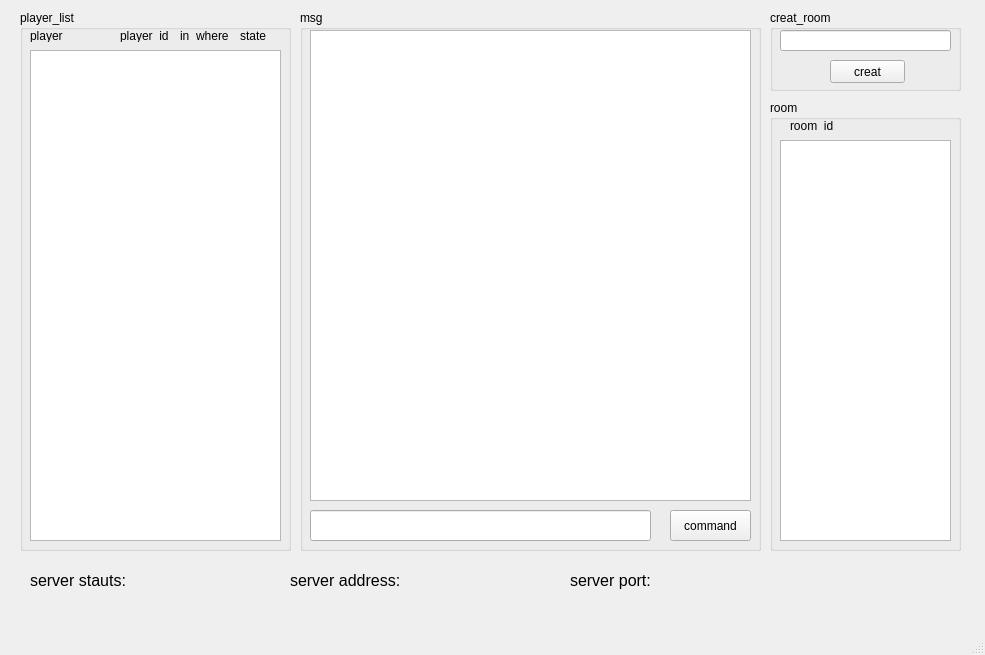
<?xml version="1.0" encoding="UTF-8"?>
<ui version="4.0">
 <class>MainWindow</class>
 <widget class="QMainWindow" name="MainWindow">
  <property name="geometry">
   <rect>
    <x>0</x>
    <y>0</y>
    <width>985</width>
    <height>655</height>
   </rect>
  </property>
  <property name="windowTitle">
   <string>Servers</string>
  </property>
  <widget class="QWidget" name="centralwidget">
   <widget class="QGroupBox" name="groupBox">
    <property name="geometry">
     <rect>
      <x>20</x>
      <y>10</y>
      <width>271</width>
      <height>541</height>
     </rect>
    </property>
    <property name="title">
     <string>player_list</string>
    </property>
    <widget class="QLabel" name="label">
     <property name="geometry">
      <rect>
       <x>10</x>
       <y>20</y>
       <width>54</width>
       <height>12</height>
      </rect>
     </property>
     <property name="text">
      <string>player</string>
     </property>
    </widget>
    <widget class="QLabel" name="label_2">
     <property name="geometry">
      <rect>
       <x>100</x>
       <y>20</y>
       <width>54</width>
       <height>12</height>
      </rect>
     </property>
     <property name="text">
      <string>player_id</string>
     </property>
    </widget>
    <widget class="QLabel" name="label_3">
     <property name="geometry">
      <rect>
       <x>160</x>
       <y>20</y>
       <width>54</width>
       <height>12</height>
      </rect>
     </property>
     <property name="text">
      <string>in_where</string>
     </property>
    </widget>
    <widget class="QLabel" name="label_4">
     <property name="geometry">
      <rect>
       <x>220</x>
       <y>20</y>
       <width>54</width>
       <height>12</height>
      </rect>
     </property>
     <property name="text">
      <string>state</string>
     </property>
    </widget>
    <widget class="QListWidget" name="listWidget">
     <property name="geometry">
      <rect>
       <x>10</x>
       <y>40</y>
       <width>251</width>
       <height>491</height>
      </rect>
     </property>
    </widget>
   </widget>
   <widget class="QGroupBox" name="groupBox_2">
    <property name="geometry">
     <rect>
      <x>300</x>
      <y>10</y>
      <width>461</width>
      <height>541</height>
     </rect>
    </property>
    <property name="title">
     <string>msg</string>
    </property>
    <widget class="QLineEdit" name="lineEdit">
     <property name="geometry">
      <rect>
       <x>10</x>
       <y>500</y>
       <width>341</width>
       <height>31</height>
      </rect>
     </property>
    </widget>
    <widget class="QPushButton" name="pushButton">
     <property name="geometry">
      <rect>
       <x>370</x>
       <y>500</y>
       <width>81</width>
       <height>31</height>
      </rect>
     </property>
     <property name="text">
      <string>command</string>
     </property>
    </widget>
    <widget class="QListWidget" name="msg_list">
     <property name="geometry">
      <rect>
       <x>10</x>
       <y>20</y>
       <width>441</width>
       <height>471</height>
      </rect>
     </property>
    </widget>
   </widget>
   <widget class="QGroupBox" name="groupBox_3">
    <property name="geometry">
     <rect>
      <x>770</x>
      <y>100</y>
      <width>191</width>
      <height>451</height>
     </rect>
    </property>
    <property name="title">
     <string>room</string>
    </property>
    <widget class="QLabel" name="label_5">
     <property name="geometry">
      <rect>
       <x>20</x>
       <y>20</y>
       <width>54</width>
       <height>12</height>
      </rect>
     </property>
     <property name="text">
      <string>room_id</string>
     </property>
    </widget>
    <widget class="QListWidget" name="room_list">
     <property name="geometry">
      <rect>
       <x>10</x>
       <y>40</y>
       <width>171</width>
       <height>401</height>
      </rect>
     </property>
    </widget>
   </widget>
   <widget class="QLabel" name="label_7">
    <property name="geometry">
     <rect>
      <x>30</x>
      <y>570</y>
      <width>131</width>
      <height>21</height>
     </rect>
    </property>
    <property name="font">
     <font>
      <pointsize>12</pointsize>
     </font>
    </property>
    <property name="text">
     <string>server stauts:</string>
    </property>
   </widget>
   <widget class="QLabel" name="state">
    <property name="geometry">
     <rect>
      <x>30</x>
      <y>600</y>
      <width>201</width>
      <height>31</height>
     </rect>
    </property>
    <property name="font">
     <font>
      <pointsize>10</pointsize>
      <weight>50</weight>
      <bold>false</bold>
     </font>
    </property>
    <property name="text">
     <string/>
    </property>
   </widget>
   <widget class="QLabel" name="label_8">
    <property name="geometry">
     <rect>
      <x>290</x>
      <y>570</y>
      <width>131</width>
      <height>21</height>
     </rect>
    </property>
    <property name="font">
     <font>
      <pointsize>12</pointsize>
     </font>
    </property>
    <property name="text">
     <string>server address:</string>
    </property>
   </widget>
   <widget class="QLabel" name="address">
    <property name="geometry">
     <rect>
      <x>290</x>
      <y>600</y>
      <width>211</width>
      <height>31</height>
     </rect>
    </property>
    <property name="font">
     <font>
      <pointsize>10</pointsize>
      <weight>75</weight>
      <bold>true</bold>
     </font>
    </property>
    <property name="text">
     <string/>
    </property>
   </widget>
   <widget class="QLabel" name="label_9">
    <property name="geometry">
     <rect>
      <x>570</x>
      <y>570</y>
      <width>131</width>
      <height>21</height>
     </rect>
    </property>
    <property name="font">
     <font>
      <pointsize>12</pointsize>
     </font>
    </property>
    <property name="text">
     <string>server port:</string>
    </property>
   </widget>
   <widget class="QLabel" name="port">
    <property name="geometry">
     <rect>
      <x>570</x>
      <y>600</y>
      <width>171</width>
      <height>31</height>
     </rect>
    </property>
    <property name="font">
     <font>
      <pointsize>10</pointsize>
      <weight>75</weight>
      <bold>true</bold>
     </font>
    </property>
    <property name="text">
     <string/>
    </property>
   </widget>
   <widget class="QGroupBox" name="groupBox_4">
    <property name="geometry">
     <rect>
      <x>770</x>
      <y>10</y>
      <width>191</width>
      <height>81</height>
     </rect>
    </property>
    <property name="title">
     <string>creat_room</string>
    </property>
    <widget class="QLineEdit" name="room_id">
     <property name="geometry">
      <rect>
       <x>10</x>
       <y>20</y>
       <width>171</width>
       <height>21</height>
      </rect>
     </property>
    </widget>
    <widget class="QPushButton" name="pushButton_2">
     <property name="geometry">
      <rect>
       <x>60</x>
       <y>50</y>
       <width>75</width>
       <height>23</height>
      </rect>
     </property>
     <property name="text">
      <string>creat</string>
     </property>
    </widget>
   </widget>
  </widget>
  <widget class="QStatusBar" name="statusbar"/>
 </widget>
 <resources/>
 <connections/>
</ui>
